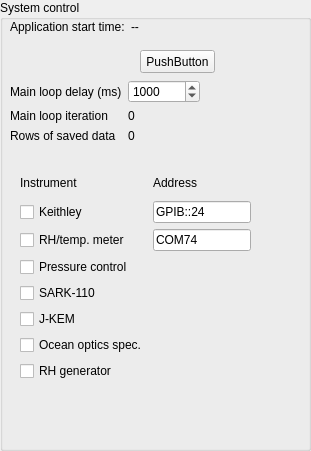
   <widget class="QGroupBox" name="groupBox">
    <property name="geometry">
     <rect>
      <x>360</x>
      <y>20</y>
      <width>311</width>
      <height>451</height>
     </rect>
    </property>
    <property name="title">
     <string>System control</string>
    </property>
    <widget class="QWidget" name="formLayoutWidget_2">
     <property name="geometry">
      <rect>
       <x>10</x>
       <y>80</y>
       <width>190</width>
       <height>81</height>
      </rect>
     </property>
     <layout class="QFormLayout" name="formLayout_2">
      <item row="1" column="0">
       <widget class="QLabel" name="main_loop_delay_label">
        <property name="text">
         <string>Main loop delay (ms)</string>
        </property>
       </widget>
      </item>
      <item row="2" column="0">
       <widget class="QLabel" name="main_loop_iteration_label">
        <property name="text">
         <string>Main loop iteration</string>
        </property>
       </widget>
      </item>
      <item row="2" column="1">
       <widget class="QLabel" name="main_loop_counter_display">
        <property name="text">
         <string>0</string>
        </property>
       </widget>
      </item>
      <item row="3" column="0">
       <widget class="QLabel" name="rows_of_saved_data_label">
        <property name="text">
         <string>Rows of saved data</string>
        </property>
       </widget>
      </item>
      <item row="3" column="1">
       <widget class="QLabel" name="rows_of_saved_data_display">
        <property name="text">
         <string>0</string>
        </property>
       </widget>
      </item>
      <item row="1" column="1">
       <widget class="QSpinBox" name="set_main_loop_delay">
        <property name="minimum">
         <number>500</number>
        </property>
        <property name="maximum">
         <number>50000</number>
        </property>
        <property name="singleStep">
         <number>500</number>
        </property>
        <property name="value">
         <number>1000</number>
        </property>
       </widget>
      </item>
     </layout>
    </widget>
    <widget class="QWidget" name="formLayoutWidget_5">
     <property name="geometry">
      <rect>
       <x>10</x>
       <y>20</y>
       <width>251</width>
       <height>21</height>
      </rect>
     </property>
     <layout class="QFormLayout" name="formLayout_4">
      <item row="0" column="0">
       <widget class="QLabel" name="app_start_time_label">
        <property name="text">
         <string>Application start time:</string>
        </property>
       </widget>
      </item>
      <item row="0" column="1">
       <widget class="QLabel" name="app_start_time_display">
        <property name="text">
         <string>--</string>
        </property>
       </widget>
      </item>
     </layout>
    </widget>
    <widget class="QWidget" name="gridLayoutWidget">
     <property name="geometry">
      <rect>
       <x>20</x>
       <y>170</y>
       <width>231</width>
       <height>211</height>
      </rect>
     </property>
     <layout class="QGridLayout" name="gridLayout">
      <item row="1" column="1">
       <widget class="QLineEdit" name="keithley_address">
        <property name="enabled">
         <bool>true</bool>
        </property>
        <property name="text">
         <string>GPIB::24</string>
        </property>
        <property name="placeholderText">
         <string>GPIB::24</string>
        </property>
       </widget>
      </item>
      <item row="0" column="0">
       <widget class="QLabel" name="instrument_label">
        <property name="text">
         <string>Instrument</string>
        </property>
       </widget>
      </item>
      <item row="0" column="1">
       <widget class="QLabel" name="dev_address_label">
        <property name="text">
         <string>Address</string>
        </property>
       </widget>
      </item>
      <item row="4" column="0">
       <widget class="QCheckBox" name="sark110_on">
        <property name="text">
         <string>SARK-110</string>
        </property>
       </widget>
      </item>
      <item row="1" column="0">
       <widget class="QCheckBox" name="keithley_on">
        <property name="text">
         <string>Keithley</string>
        </property>
        <property name="checked">
         <bool>false</bool>
        </property>
        <property name="tristate">
         <bool>false</bool>
        </property>
       </widget>
      </item>
      <item row="6" column="0">
       <widget class="QCheckBox" name="oo_on">
        <property name="text">
         <string>Ocean optics spec.</string>
        </property>
       </widget>
      </item>
      <item row="7" column="0">
       <widget class="QCheckBox" name="rh_generator_on">
        <property name="text">
         <string>RH generator</string>
        </property>
       </widget>
      </item>
      <item row="5" column="0">
       <widget class="QCheckBox" name="jkem_on">
        <property name="text">
         <string>J-KEM</string>
        </property>
       </widget>
      </item>
      <item row="3" column="0">
       <widget class="QCheckBox" name="pressure_control_on">
        <property name="enabled">
         <bool>true</bool>
        </property>
        <property name="text">
         <string>Pressure control</string>
        </property>
        <property name="checkable">
         <bool>true</bool>
        </property>
        <property name="checked">
         <bool>false</bool>
        </property>
        <property name="tristate">
         <bool>false</bool>
        </property>
       </widget>
      </item>
      <item row="2" column="0">
       <widget class="QCheckBox" name="rhmeter_on">
        <property name="text">
         <string>RH/temp. meter</string>
        </property>
       </widget>
      </item>
      <item row="2" column="1">
       <widget class="QLineEdit" name="rhmeter_address">
        <property name="enabled">
         <bool>true</bool>
        </property>
        <property name="text">
         <string>COM74</string>
        </property>
        <property name="placeholderText">
         <string>COM74</string>
        </property>
       </widget>
      </item>
     </layout>
    </widget>
    <widget class="QPushButton" name="print_hi">
     <property name="geometry">
      <rect>
       <x>140</x>
       <y>50</y>
       <width>75</width>
       <height>23</height>
      </rect>
     </property>
     <property name="text">
      <string>PushButton</string>
     </property>
    </widget>
   </widget>
